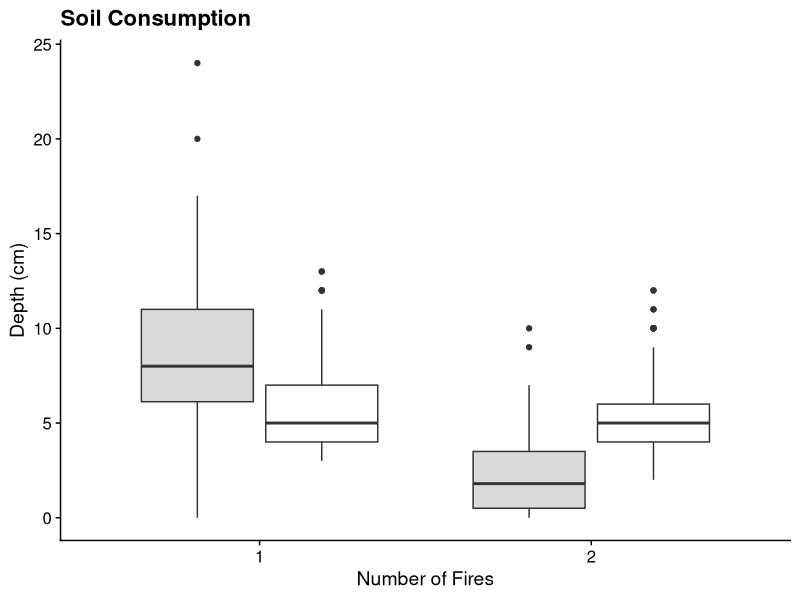
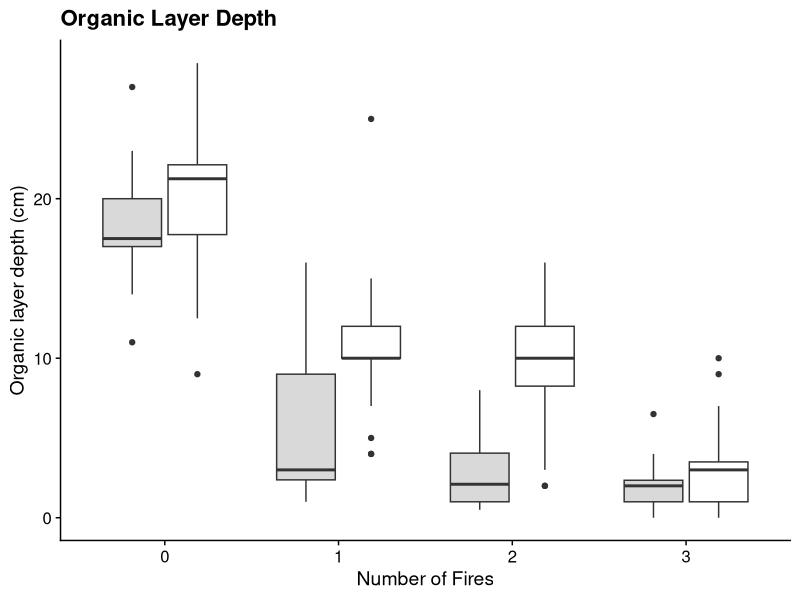
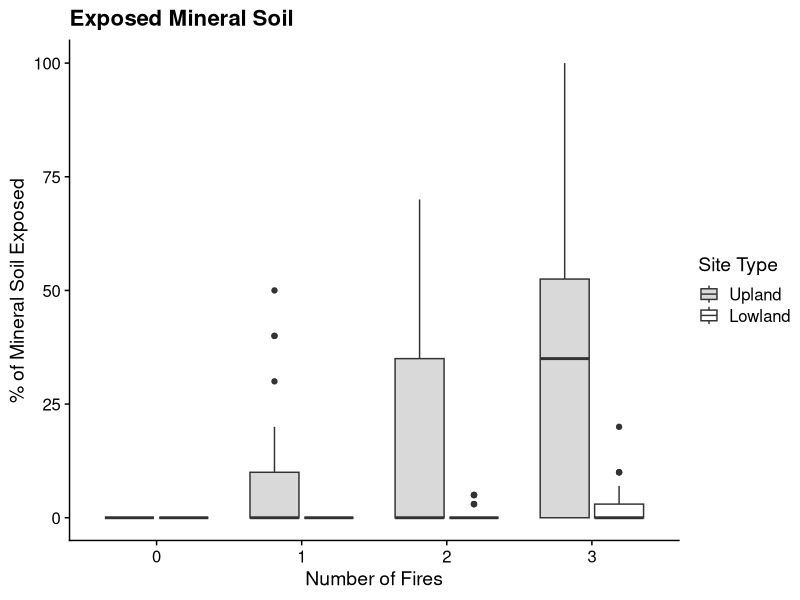
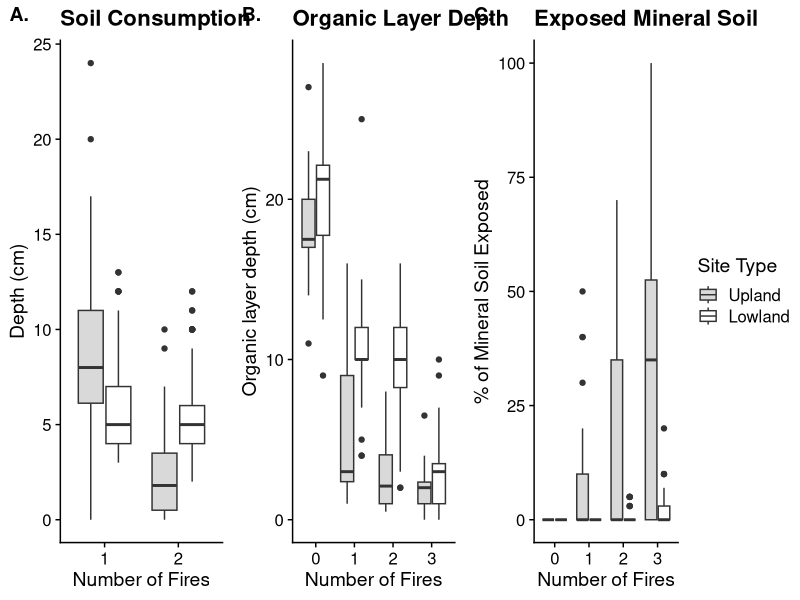

These charts were generated, in order, by the following R code: (Note: this script raises an error after producing the figures.)
## ---- chunk 1
  library(here)
  library(ggplot2)
  library(cowplot) ; theme_set(theme_cowplot())
  library(dplyr)
## ---- chunk 2
adven_root <- read.csv(here("data/adventaguous_roots.csv"))
adven_root_plot <- ggplot(adven_root, 
                          aes(x = factor(adven_root$TREAT),
                              y = adven_root$DEPTH, 
                              fill = adven_root$SITE)) + 
  geom_boxplot() + 
  labs(x = "Number of Fires", y = "Depth (cm)",
       title = "Soil Consumption") + 
  scale_fill_manual(values = c("#d9d9d9", "#ffffff"), name = "Site Type", labels = c("Upland", "Lowland")) + 
  theme(plot.title = element_text(hjust = 0),
        legend.position = "none") + xlim("1", "2")
adven_root_plot
# save_plot("adven_root.png", adven_root_plot, base_aspect_ratio = 1.5)
## ---- chunk 3
org_depth <- read.csv(here("data/org_depth.csv"))
 org_depth_plot <- ggplot(org_depth, aes(x = factor(TREAT), y = ORG_DEPTH, fill = SITE)) + 
    geom_boxplot()   + 
    scale_fill_manual(name = "Site Type",
                      values = c("#d9d9d9", "#ffffff"), 
                      labels = c("Upland", "Lowland")) + 
    labs(title = "Organic Layer Depth", 
         x = "Number of Fires", y = "Organic layer depth (cm)") + 
    theme(plot.title = element_text(hjust = 0), legend.position =  "none") 
org_depth_plot
  
# save_plot("org_depth.png", org_depth_plot, base_aspect_ratio = 1.5)
## ---- chunk 4
exposed_min <- read.csv(here("data/exposed_min.csv"))
expose_min_plot <- ggplot(exposed_min, 
                          aes(x = factor(TREATMENT),
                              y = MINERAL,
                              fill = SITE)) + 
    geom_boxplot() + 
    scale_fill_manual(name = "Site Type",
                      values = c("#d9d9d9", "#ffffff"), 
                      labels = c("Upland", "Lowland")) + 
    labs(title = "Exposed Mineral Soil", 
         x = "Number of Fires", y = "% of Mineral Soil Exposed") + 
    theme(plot.title = element_text(hjust = 0))
expose_min_plot
## ---- chunk 5
plot_grid(adven_root_plot, org_depth_plot, expose_min_plot,
          nrow = 1, ncol = 3,
          rel_widths = c(0.9, 0.9,1.3), rel_heights = c(1,1, 1.5),
          labels = c("A.", "B.", "C."))

save_plot("substrate.png", substrate, nrow = 1, ncol = 2, base_aspect_ratio = 1.5)

## ---- chunk 6
upland <- adven_root[adven_root$SITE == "DALTON",]

summary(upland$DEPTH[upland$TREAT == 1])

summary(upland$DEPTH[upland$TREAT == 2])
24/10
## ---- chunk 7
lowland <- adven_root[adven_root$SITE == "STEESE",]

summary(lowland$DEPTH[lowland$TREAT == 1])
low1 <- lowland$DEPTH[lowland$TREAT == 1]
low2 <- lowland$DEPTH[lowland$TREAT == 2]
t.test(low1,low2)
## ---- chunk 8
org_treat <- org_depth %>%
  group_by(SITE, TREAT) %>%
  summarise(AV_DEPTH = mean(ORG_DEPTH))

org_treat$AV_DEPTH <- round(org_treat$AV_DEPTH, digits = 2)
